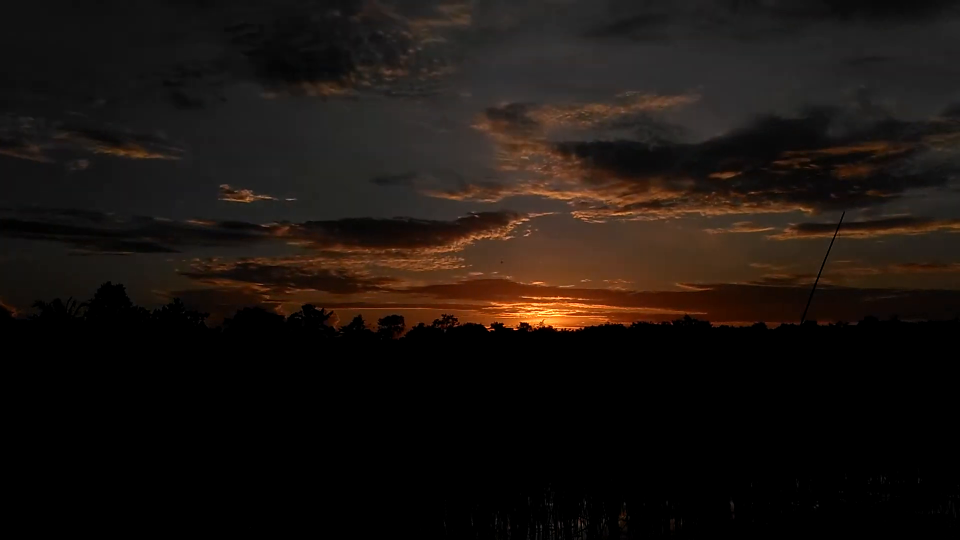
#> input picture frame 30 of Inputfile/1.mp4, 1920 x 1080 px, given in place of 2.mp4, which was not available (shown at 1/2 size)
$ python day-evening-frame-classifier.py
#> lines starting #> are read from the running program, lines starting #| are printed output that depends on the picture; pictures that were not available may be replaced by others from this repository, and a replacement may not be noted
import cv2
import numpy as np
import matplotlib.pyplot as plt
import seaborn as sns

def plot_combined_histograms(ax1, ax2, frame, hsv_frame):
    """
    Plot BGR and HSV histograms together in a single figure using subplots.
    The histograms will update in the same window.
    """
    # Clear previous plots
    ax1.clear()
    ax2.clear()

    # Plot BGR histogram
    colors = ('b', 'g', 'r')
    for i, col in enumerate(colors):
        hist = cv2.calcHist([frame], [i], None, [256], [0, 256])
        ax1.plot(hist, color=col)
    ax1.set_title("Color Intensity Histogram (BGR)")
    ax1.set_xlabel("Pixel Intensity")
    ax1.set_ylabel("Frequency")
    ax1.legend()

    # Plot HSV histogram
    channels = ('Hue', 'Saturation', 'Value')
    colors_hsv = ('m', 'c', 'y')  # Magenta, Cyan, Yellow
    for i, col in enumerate(colors_hsv):
        hist = cv2.calcHist([hsv_frame], [i], None, [256], [0, 256])
        ax2.plot(hist, color=col, label=channels[i])
    ax2.set_title("Color Intensity Histogram (HSV)")
    ax2.set_xlabel("Pixel Intensity")
    ax2.set_ylabel("Frequency")
    ax2.legend()

    # Pause briefly to allow the plot to update
    plt.pause(0.001)

def classify_frame(frame, hsv_frame, ax1, ax2, brightness_values):
    """
    Classify a frame as 'day' or 'evening', plot histograms, and calculate average brightness.
    """
    # Plot histograms
    plot_combined_histograms(ax1, ax2, frame, hsv_frame)

    # Calculate the average brightness (Value channel in HSV)
    avg_brightness = np.mean(hsv_frame[:, :, 2])
    brightness_values.append(avg_brightness)

    # Classify based on brightness threshold
    if avg_brightness > 100:
        return "day"
    else:
        return "evening"

def plot_brightness_graphs(brightness_values, total_frames):
    """
    Plot various brightness visualization graphs:
    1. Line plot of brightness over frames.
    2. Color-coded scatter plot based on brightness intensity.
    3. Heatmap of brightness values.

    :param brightness_values: List of average brightness values.
    :param total_frames: Total number of frames.
    """
    frame_numbers = range(1, total_frames + 1)

    # Create a figure for multiple subplots
    plt.figure(figsize=(15, 8))

    # Line plot
    plt.subplot(3, 1, 1)
    plt.plot(frame_numbers, brightness_values, label="Brightness", color="blue", linewidth=1.5)
    plt.title("Line Plot: Brightness vs Frame Number")
    plt.xlabel("Frame Number")
    plt.ylabel("Average Brightness")
    plt.legend()

    # Color-coded scatter plot
    plt.subplot(3, 1, 2)
    scatter = plt.scatter(frame_numbers, brightness_values, c=brightness_values, cmap="viridis", s=10)
    plt.colorbar(scatter, label="Brightness Intensity")
    plt.title("Color-Coded Scatter Plot")
    plt.xlabel("Frame Number")
    plt.ylabel("Average Brightness")

    # Heatmap
    plt.subplot(3, 1, 3)
    heatmap_data = np.expand_dims(brightness_values, axis=0)  # Convert brightness values to 2D
    sns.heatmap(heatmap_data, cmap="viridis", cbar=True, xticklabels=False, yticklabels=False)
    plt.title("Heatmap Representation of Brightness")
    plt.xlabel("Frame Number")

    # Display all graphs
    plt.tight_layout()
    plt.show()


def display_interleaved_hsv_frames(frames, interleave_factor, grid_cols=5, frame_width=160, frame_height=90):
    """
    Display interleaved HSV frames in a single OpenCV window with a grid layout.

    :param frames: List of frames to display.
    :param interleave_factor: Interval for selecting frames (e.g., every 10th frame).
    :param grid_cols: Number of columns in the grid.
    :param frame_width: Width of each frame in the grid.
    :param frame_height: Height of each frame in the grid.
    """
    interleaved_frames = frames[::interleave_factor]
    resized_frames = [cv2.resize(f, (frame_width, frame_height)) for f in interleaved_frames]

    grid_rows = (len(resized_frames) + grid_cols - 1) // grid_cols
    grid_height = frame_height * grid_rows
    grid_width = frame_width * grid_cols

    # Create a blank canvas to hold the grid
    grid_image = np.zeros((grid_height, grid_width, 3), dtype=np.uint8)

    for idx, frame in enumerate(resized_frames):
        row = idx // grid_cols
        col = idx % grid_cols
        y_start = row * frame_height
        y_end = y_start + frame_height
        x_start = col * frame_width
        x_end = x_start + frame_width

        grid_image[y_start:y_end, x_start:x_end] = frame

    # Display the grid in a single window
    cv2.imshow('Interleaved HSV Frames Grid', grid_image)
    cv2.waitKey(0)  # Wait for user input to close the window
    cv2.destroyAllWindows()


def analyze_video(video_path, interleave_factor=10):
    """
    Analyze the video and calculate the percentage of 'day' and 'evening'.
    Also plot histograms and brightness graphs for further insights.
    """
#> called with video_path = 'inputfile/2.mp4', interleave_factor = 10
    cap = cv2.VideoCapture(video_path)

    if not cap.isOpened():
        print("Error: Could not open video.")
        return

    # Set up Matplotlib figure and axes for histograms
    fig, (ax1, ax2) = plt.subplots(1, 2, figsize=(12, 6))

    total_frames = 0
    day_frames = 0
    evening_frames = 0
    brightness_values = []
    frames = []

    while True:
        ret, frame = cap.read()
#> frame is the input picture: shape (1080, 1920, 3); mean B, G, R 15.4, 19.5, 26.3
        if not ret:
            break

        total_frames += 1

        # Convert the frame to HSV
        hsv_frame = cv2.cvtColor(frame, cv2.COLOR_BGR2HSV)
#> hsv_frame: shape (1080, 1920, 3); mean H, S, V 14.2, 44.7, 26.3
        frames.append(hsv_frame)
        # Classify the current frame
        classification = classify_frame(frame, hsv_frame, ax1, ax2, brightness_values)
#> in plot_combined_histograms, `plt.pause(0.001)`:
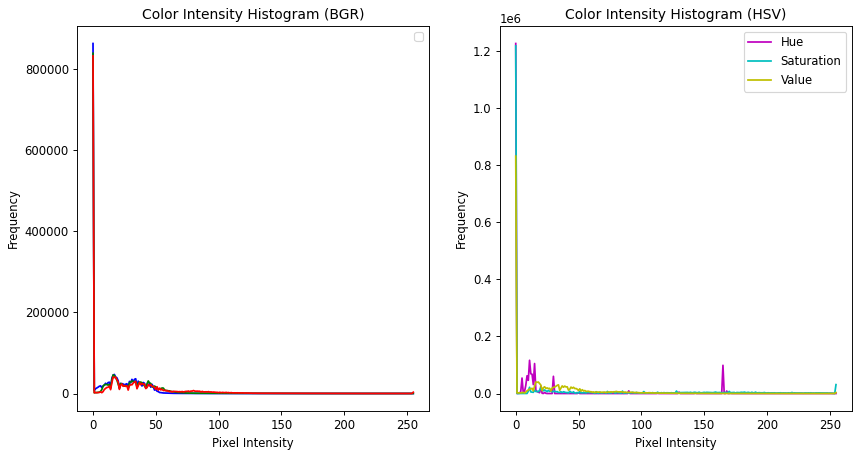
#> figure drawn by matplotlib, 2 panels; panel 1: curve peaks at x = 0, y = 863277; panel 1: curve peaks at x = 0, y = 839117; panel 1: curve peaks at x = 0, y = 832698; panel 2: curve peaks at x = 0, y = 1227533
#> in classify_frame, `avg_brightness = np.mean(hsv_frame[:, :, 2])`: avg_brightness = 26.28
#> classification = 'evening'

        if classification == "day":
            day_frames += 1
        else:
            evening_frames += 1

        # Display HSV video frame
        cv2.imshow("HSV Video Frame", hsv_frame)

        # Exit when 'q' is pressed or program finishes all frames
        if cv2.waitKey(1) & 0xFF == ord('q'):
#> (key q is pressed here)
            break

    cap.release()

    # Calculate percentages
    day_percentage = (day_frames / total_frames) * 100
    evening_percentage = (evening_frames / total_frames) * 100

    # Print results
    print(f"Day Percentage: {day_percentage:.2f}%")
    print(f"Evening Percentage: {evening_percentage:.2f}%")

    # [9 lines of commented-out code are left out]
    plot_brightness_graphs(brightness_values, total_frames)
#> in plot_brightness_graphs, `plt.show()`:
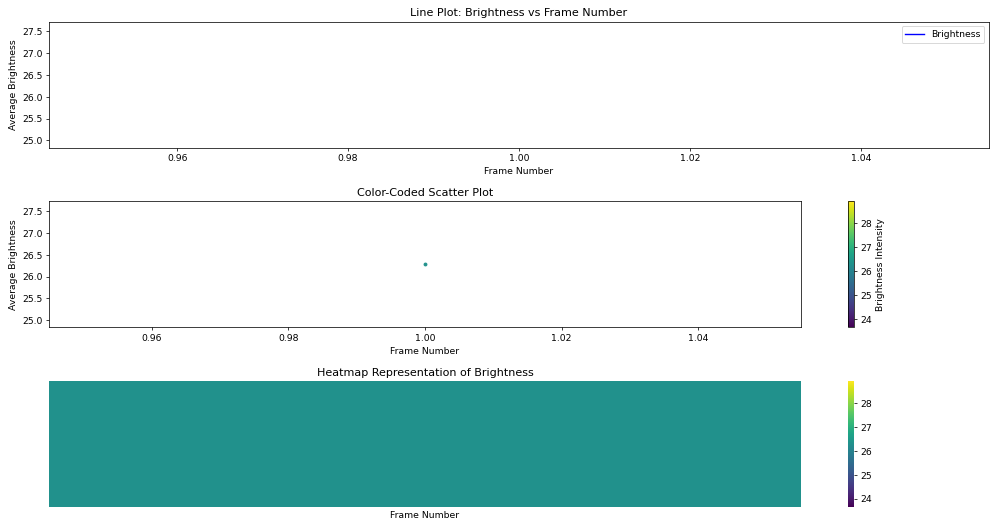
#> figure drawn by matplotlib, 5 panels

    # Display interleaved HSV frames
    display_interleaved_hsv_frames(frames, interleave_factor)
#> in display_interleaved_hsv_frames, `interleaved_frames = frames[::interleave_factor]`: interleaved_frames = 1 item
#> in display_interleaved_hsv_frames, `grid_rows = (len(resized_frames) + grid_cols - 1) // grid_cols`: grid_rows = 1
#> in display_interleaved_hsv_frames, `grid_height = frame_height * grid_rows`: grid_height = 90
#> the loop in display_interleaved_hsv_frames, `for idx, frame in enumerate(resized_frames):` made 1 pass
#> (row, col, y_start, y_end, x_start, x_end) on pass 1: (0, 0, 0, 90, 0, 160)
#> after the loop in display_interleaved_hsv_frames, `for idx, frame in enumerate(resized_frames):`:
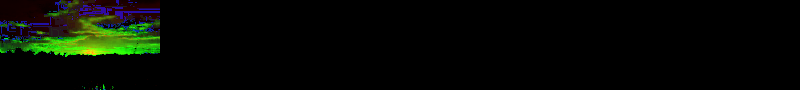
#> grid_image: shape (90, 800, 3); mean of channels 0, 1, 2 2.9, 8.9, 5.3; drawn as B, G, R
    # Close all OpenCV windows
    cv2.destroyAllWindows()
    #return day_percentage, evening_percentage

# Input video file (provide the correct path)
video_path = "inputfile/2.mp4"

# Run the analysis
analyze_video(video_path, interleave_factor=10)

$ run again, starting later in the video
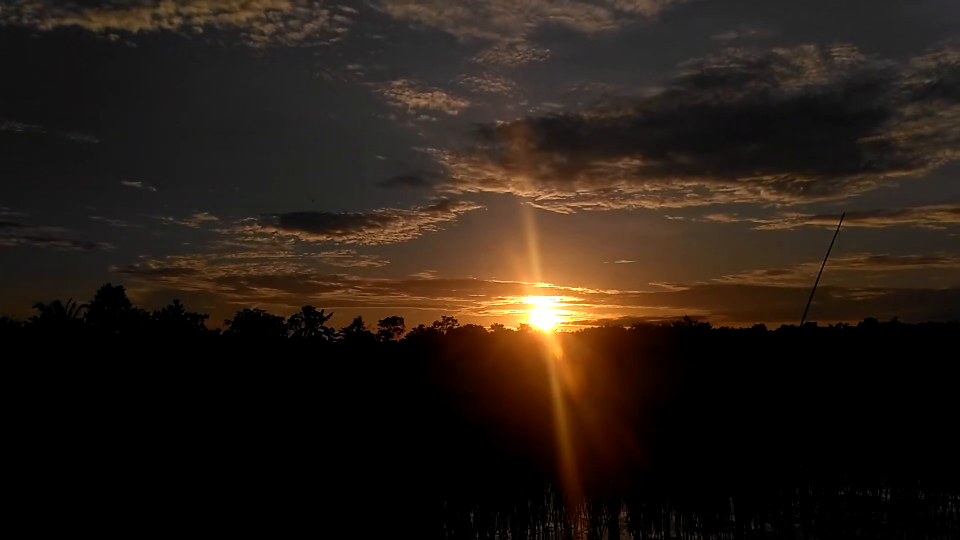
#> input picture frame 138 of Inputfile/1.mp4, 1920 x 1080 px, given in place of 2.mp4, which was not available (shown at 1/2 size)
#> in analyze_video, frame is the input picture: shape (1080, 1920, 3); mean B, G, R 21.2, 29, 39.5
#> hsv_frame: shape (1080, 1920, 3); mean H, S, V 14.1, 65.4, 39.6
#> in plot_combined_histograms, `plt.pause(0.001)`:
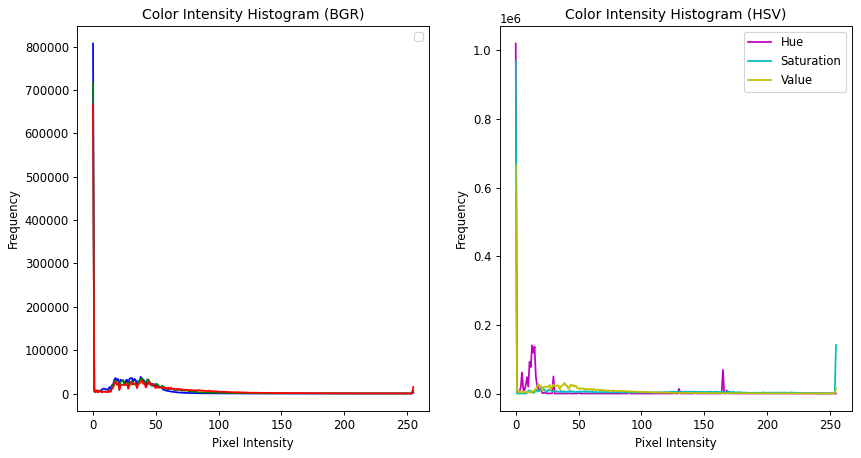
#> figure drawn by matplotlib, 2 panels; panel 1: curve peaks at x = 0, y = 807332; panel 1: curve peaks at x = 0, y = 716439; panel 1: curve peaks at x = 0, y = 666549; panel 2: curve peaks at x = 0, y = 1020129
#> avg_brightness = 39.55
#> classification = 'evening'
#> interleaved_frames = 1 item
#> grid_rows = 1
#> grid_height = 90
#> the loop in display_interleaved_hsv_frames, `for idx, frame in enumerate(resized_frames):` made 1 pass
#> (row, col, y_start, y_end, x_start, x_end) on pass 1: (0, 0, 0, 90, 0, 160)
#> after the loop in display_interleaved_hsv_frames, `for idx, frame in enumerate(resized_frames):`:
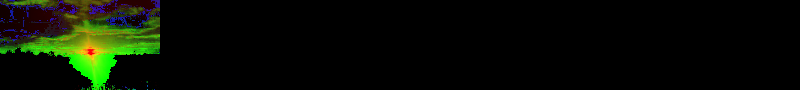
#> grid_image: shape (90, 800, 3); mean of channels 0, 1, 2 2.8, 13.1, 7.9; drawn as B, G, R

$ run again, starting later in the video
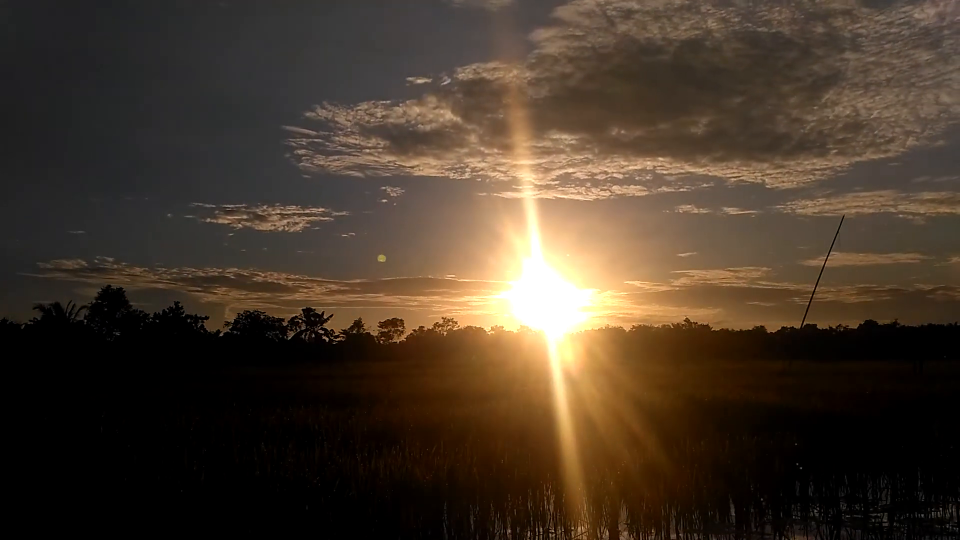
#> input picture frame 245 of Inputfile/1.mp4, 1920 x 1080 px, given in place of 2.mp4, which was not available (shown at 1/2 size)
#> in analyze_video, frame is the input picture: shape (1080, 1920, 3); mean B, G, R 42.5, 56.7, 71.3
#> hsv_frame: shape (1080, 1920, 3); mean H, S, V 19.8, 96.9, 71.5
#> in plot_combined_histograms, `plt.pause(0.001)`:
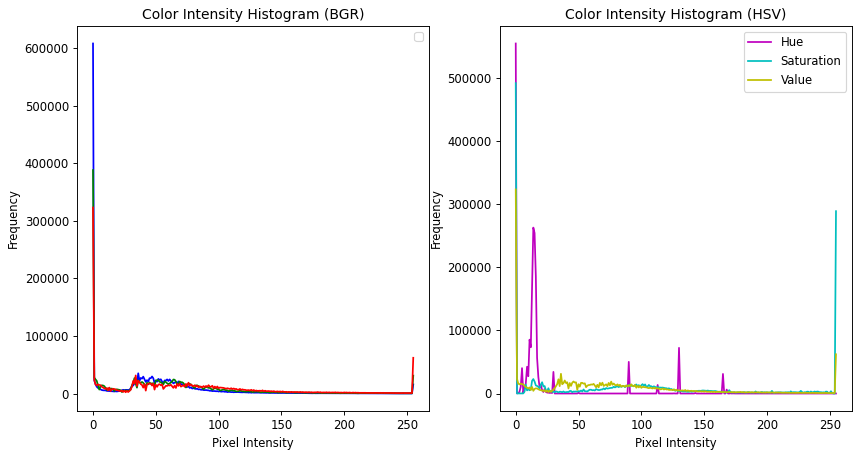
#> figure drawn by matplotlib, 2 panels; panel 1: curve peaks at x = 0, y = 608472; panel 1: curve peaks at x = 0, y = 388448; panel 1: curve peaks at x = 0, y = 323342; panel 2: curve peaks at x = 0, y = 554286
#> avg_brightness = 71.49
#> classification = 'evening'
#> interleaved_frames = 1 item
#> grid_rows = 1
#> grid_height = 90
#> the loop in display_interleaved_hsv_frames, `for idx, frame in enumerate(resized_frames):` made 1 pass
#> (row, col, y_start, y_end, x_start, x_end) on pass 1: (0, 0, 0, 90, 0, 160)
#> after the loop in display_interleaved_hsv_frames, `for idx, frame in enumerate(resized_frames):`:
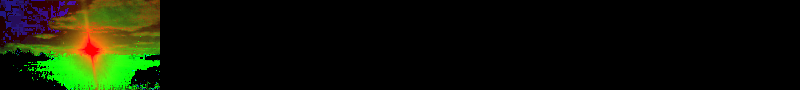
#> grid_image: shape (90, 800, 3); mean of channels 0, 1, 2 4, 19.3, 14.3; drawn as B, G, R
